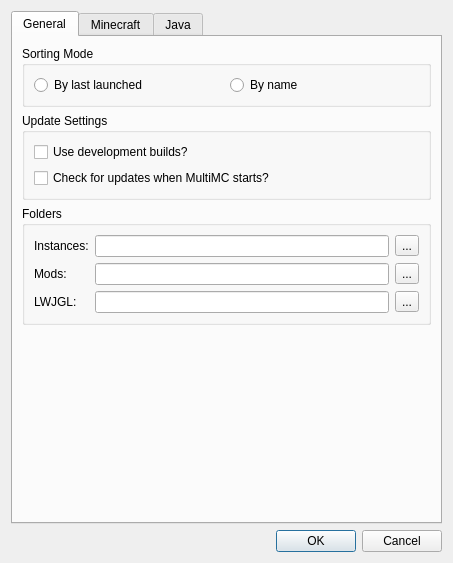
<?xml version="1.0" encoding="UTF-8"?>
<ui version="4.0">
 <class>SettingsDialog</class>
 <widget class="QDialog" name="SettingsDialog">
  <property name="geometry">
   <rect>
    <x>0</x>
    <y>0</y>
    <width>453</width>
    <height>563</height>
   </rect>
  </property>
  <property name="sizePolicy">
   <sizepolicy hsizetype="MinimumExpanding" vsizetype="MinimumExpanding">
    <horstretch>0</horstretch>
    <verstretch>0</verstretch>
   </sizepolicy>
  </property>
  <property name="windowTitle">
   <string>Settings</string>
  </property>
  <property name="windowIcon">
   <iconset resource="../multimc.qrc">
    <normaloff>:/icons/toolbar/settings</normaloff>:/icons/toolbar/settings</iconset>
  </property>
  <property name="modal">
   <bool>true</bool>
  </property>
  <layout class="QVBoxLayout" name="mainLayout">
   <item>
    <widget class="QTabWidget" name="settingsTabs">
     <property name="tabShape">
      <enum>QTabWidget::Rounded</enum>
     </property>
     <property name="currentIndex">
      <number>0</number>
     </property>
     <widget class="QWidget" name="generalTab">
      <attribute name="title">
       <string>General</string>
      </attribute>
      <layout class="QVBoxLayout" name="generalTabLayout">
       <item>
        <widget class="QGroupBox" name="sortingModeBox">
         <property name="enabled">
          <bool>true</bool>
         </property>
         <property name="title">
          <string>Sorting Mode</string>
         </property>
         <layout class="QHBoxLayout" name="sortingModeBoxLayout">
          <item>
           <widget class="QRadioButton" name="sortLastLaunchedBtn">
            <property name="text">
             <string>By last launched</string>
            </property>
           </widget>
          </item>
          <item>
           <widget class="QRadioButton" name="sortByNameBtn">
            <property name="text">
             <string>By name</string>
            </property>
           </widget>
          </item>
         </layout>
        </widget>
       </item>
       <item>
        <widget class="QGroupBox" name="updateSettingsBox">
         <property name="title">
          <string>Update Settings</string>
         </property>
         <layout class="QVBoxLayout" name="updateSettingsBoxLayout">
          <item>
           <widget class="QCheckBox" name="devBuildsCheckBox">
            <property name="text">
             <string>Use development builds?</string>
            </property>
           </widget>
          </item>
          <item>
           <widget class="QCheckBox" name="autoUpdateCheckBox">
            <property name="text">
             <string>Check for updates when MultiMC starts?</string>
            </property>
           </widget>
          </item>
         </layout>
        </widget>
       </item>
       <item>
        <widget class="QGroupBox" name="foldersBox">
         <property name="title">
          <string>Folders</string>
         </property>
         <layout class="QGridLayout" name="foldersBoxLayout">
          <item row="0" column="0">
           <widget class="QLabel" name="labelInstDir">
            <property name="text">
             <string>Instances:</string>
            </property>
           </widget>
          </item>
          <item row="0" column="1">
           <widget class="QLineEdit" name="instDirTextBox"/>
          </item>
          <item row="0" column="2">
           <widget class="QToolButton" name="instDirBrowseBtn">
            <property name="text">
             <string>...</string>
            </property>
           </widget>
          </item>
          <item row="1" column="0">
           <widget class="QLabel" name="labelModsDir">
            <property name="text">
             <string>Mods:</string>
            </property>
           </widget>
          </item>
          <item row="1" column="1">
           <widget class="QLineEdit" name="modsDirTextBox"/>
          </item>
          <item row="1" column="2">
           <widget class="QToolButton" name="modsDirBrowseBtn">
            <property name="text">
             <string>...</string>
            </property>
           </widget>
          </item>
          <item row="2" column="0">
           <widget class="QLabel" name="labelLWJGLDir">
            <property name="text">
             <string>LWJGL:</string>
            </property>
           </widget>
          </item>
          <item row="2" column="1">
           <widget class="QLineEdit" name="lwjglDirTextBox"/>
          </item>
          <item row="2" column="2">
           <widget class="QToolButton" name="lwjglDirBrowseBtn">
            <property name="text">
             <string>...</string>
            </property>
           </widget>
          </item>
         </layout>
        </widget>
       </item>
       <item>
        <spacer name="generalTabSpacer">
         <property name="orientation">
          <enum>Qt::Vertical</enum>
         </property>
         <property name="sizeHint" stdset="0">
          <size>
           <width>20</width>
           <height>40</height>
          </size>
         </property>
        </spacer>
       </item>
      </layout>
     </widget>
     <widget class="QWidget" name="minecraftTab">
      <attribute name="title">
       <string>Minecraft</string>
      </attribute>
      <layout class="QVBoxLayout" name="verticalLayout_3">
       <item>
        <widget class="QGroupBox" name="windowSizeGroupBox">
         <property name="title">
          <string>Window Size</string>
         </property>
         <layout class="QVBoxLayout" name="verticalLayout_4">
          <item>
           <widget class="QCheckBox" name="compatModeCheckBox">
            <property name="text">
             <string>Compatibility mode?</string>
            </property>
           </widget>
          </item>
          <item>
           <widget class="QCheckBox" name="maximizedCheckBox">
            <property name="text">
             <string>Start Minecraft maximized?</string>
            </property>
           </widget>
          </item>
          <item>
           <layout class="QGridLayout" name="gridLayoutWindowSize">
            <item row="1" column="0">
             <widget class="QLabel" name="labelWindowHeight">
              <property name="text">
               <string>Window height:</string>
              </property>
             </widget>
            </item>
            <item row="0" column="0">
             <widget class="QLabel" name="labelWindowWidth">
              <property name="text">
               <string>Window width:</string>
              </property>
             </widget>
            </item>
            <item row="0" column="1">
             <widget class="QSpinBox" name="windowWidthSpinBox">
              <property name="minimum">
               <number>854</number>
              </property>
              <property name="maximum">
               <number>65536</number>
              </property>
              <property name="singleStep">
               <number>1</number>
              </property>
              <property name="value">
               <number>854</number>
              </property>
             </widget>
            </item>
            <item row="1" column="1">
             <widget class="QSpinBox" name="windowHeightSpinBox">
              <property name="minimum">
               <number>480</number>
              </property>
              <property name="maximum">
               <number>65536</number>
              </property>
              <property name="value">
               <number>480</number>
              </property>
             </widget>
            </item>
           </layout>
          </item>
         </layout>
        </widget>
       </item>
       <item>
        <widget class="QGroupBox" name="consoleSettingsBox">
         <property name="title">
          <string>Console Settings</string>
         </property>
         <layout class="QVBoxLayout" name="verticalLayout_2">
          <item>
           <widget class="QCheckBox" name="showConsoleCheck">
            <property name="text">
             <string>Show console while the game is running?</string>
            </property>
           </widget>
          </item>
          <item>
           <widget class="QCheckBox" name="autoCloseConsoleCheck">
            <property name="text">
             <string>Automatically close console when the game quits?</string>
            </property>
           </widget>
          </item>
         </layout>
        </widget>
       </item>
       <item>
        <widget class="QCheckBox" name="autoLoginCheckBox">
         <property name="text">
          <string>Login automatically when an instance icon is double clicked?</string>
         </property>
        </widget>
       </item>
       <item>
        <spacer name="verticalSpacerMinecraft">
         <property name="orientation">
          <enum>Qt::Vertical</enum>
         </property>
         <property name="sizeHint" stdset="0">
          <size>
           <width>20</width>
           <height>40</height>
          </size>
         </property>
        </spacer>
       </item>
      </layout>
     </widget>
     <widget class="QWidget" name="javaTab">
      <attribute name="title">
       <string>Java</string>
      </attribute>
      <layout class="QVBoxLayout" name="verticalLayout_5">
       <item>
        <widget class="QGroupBox" name="memoryGroupBox">
         <property name="title">
          <string>Memory</string>
         </property>
         <layout class="QGridLayout" name="gridLayout_2">
          <item row="1" column="1">
           <widget class="QSpinBox" name="maxMemSpinBox">
            <property name="minimum">
             <number>512</number>
            </property>
            <property name="maximum">
             <number>65536</number>
            </property>
            <property name="singleStep">
             <number>128</number>
            </property>
            <property name="value">
             <number>1024</number>
            </property>
           </widget>
          </item>
          <item row="0" column="0">
           <widget class="QLabel" name="labelMinMem">
            <property name="text">
             <string>Minimum memory allocation:</string>
            </property>
           </widget>
          </item>
          <item row="1" column="0">
           <widget class="QLabel" name="labelMaxMem">
            <property name="text">
             <string>Maximum memory allocation:</string>
            </property>
           </widget>
          </item>
          <item row="0" column="1">
           <widget class="QSpinBox" name="minMemSpinBox">
            <property name="minimum">
             <number>256</number>
            </property>
            <property name="maximum">
             <number>65536</number>
            </property>
            <property name="singleStep">
             <number>128</number>
            </property>
            <property name="value">
             <number>256</number>
            </property>
           </widget>
          </item>
          <item row="2" column="0">
           <widget class="QLabel" name="labelPermGen">
            <property name="text">
             <string>PermGen:</string>
            </property>
           </widget>
          </item>
          <item row="2" column="1">
           <widget class="QSpinBox" name="permGenSpinBox">
            <property name="minimum">
             <number>64</number>
            </property>
            <property name="maximum">
             <number>512</number>
            </property>
            <property name="singleStep">
             <number>8</number>
            </property>
            <property name="value">
             <number>64</number>
            </property>
           </widget>
          </item>
         </layout>
        </widget>
       </item>
       <item>
        <widget class="QGroupBox" name="javaSettingsGroupBox">
         <property name="title">
          <string>Java Settings</string>
         </property>
         <layout class="QGridLayout" name="gridLayout_3">
          <item row="0" column="0">
           <widget class="QLabel" name="labelJavaPath">
            <property name="text">
             <string>Java path:</string>
            </property>
           </widget>
          </item>
          <item row="0" column="1">
           <widget class="QLineEdit" name="javaPathTextBox"/>
          </item>
          <item row="1" column="0">
           <widget class="QLabel" name="labelJVMArgs">
            <property name="text">
             <string>JVM arguments:</string>
            </property>
           </widget>
          </item>
          <item row="0" column="2">
           <widget class="QPushButton" name="pushButton">
            <property name="text">
             <string>Auto-detect</string>
            </property>
           </widget>
          </item>
          <item row="1" column="1" colspan="2">
           <widget class="QLineEdit" name="jvmArgsTextBox"/>
          </item>
         </layout>
        </widget>
       </item>
       <item>
        <widget class="QGroupBox" name="customCommandsGroupBox">
         <property name="title">
          <string>Custom Commands</string>
         </property>
         <layout class="QGridLayout" name="gridLayout_4">
          <item row="1" column="0">
           <widget class="QLabel" name="labelPostExitCmd">
            <property name="text">
             <string>Post-exit command:</string>
            </property>
           </widget>
          </item>
          <item row="0" column="0">
           <widget class="QLabel" name="labelPreLaunchCmd">
            <property name="text">
             <string>Pre-launch command:</string>
            </property>
           </widget>
          </item>
          <item row="0" column="1">
           <widget class="QLineEdit" name="preLaunchCmdTextBox"/>
          </item>
          <item row="1" column="1">
           <widget class="QLineEdit" name="postExitCmdTextBox"/>
          </item>
         </layout>
        </widget>
       </item>
       <item>
        <widget class="QLabel" name="labelCustomCmdsDescription">
         <property name="sizePolicy">
          <sizepolicy hsizetype="MinimumExpanding" vsizetype="MinimumExpanding">
           <horstretch>0</horstretch>
           <verstretch>0</verstretch>
          </sizepolicy>
         </property>
         <property name="text">
          <string>Pre-launch command runs before the instance launches and post-exit command runs after it exits. Both will be run in MultiMC's working directory with INST_ID, INST_DIR, and INST_NAME as environment variables.</string>
         </property>
         <property name="alignment">
          <set>Qt::AlignLeading|Qt::AlignLeft|Qt::AlignTop</set>
         </property>
         <property name="wordWrap">
          <bool>true</bool>
         </property>
        </widget>
       </item>
      </layout>
     </widget>
    </widget>
   </item>
   <item>
    <widget class="QDialogButtonBox" name="buttonBox">
     <property name="orientation">
      <enum>Qt::Horizontal</enum>
     </property>
     <property name="standardButtons">
      <set>QDialogButtonBox::Cancel|QDialogButtonBox::Ok</set>
     </property>
    </widget>
   </item>
  </layout>
 </widget>
 <resources>
  <include location="../multimc.qrc"/>
 </resources>
 <connections>
  <connection>
   <sender>buttonBox</sender>
   <signal>accepted()</signal>
   <receiver>SettingsDialog</receiver>
   <slot>accept()</slot>
   <hints>
    <hint type="sourcelabel">
     <x>257</x>
     <y>410</y>
    </hint>
    <hint type="destinationlabel">
     <x>157</x>
     <y>274</y>
    </hint>
   </hints>
  </connection>
  <connection>
   <sender>buttonBox</sender>
   <signal>rejected()</signal>
   <receiver>SettingsDialog</receiver>
   <slot>reject()</slot>
   <hints>
    <hint type="sourcelabel">
     <x>325</x>
     <y>410</y>
    </hint>
    <hint type="destinationlabel">
     <x>286</x>
     <y>274</y>
    </hint>
   </hints>
  </connection>
 </connections>
</ui>
